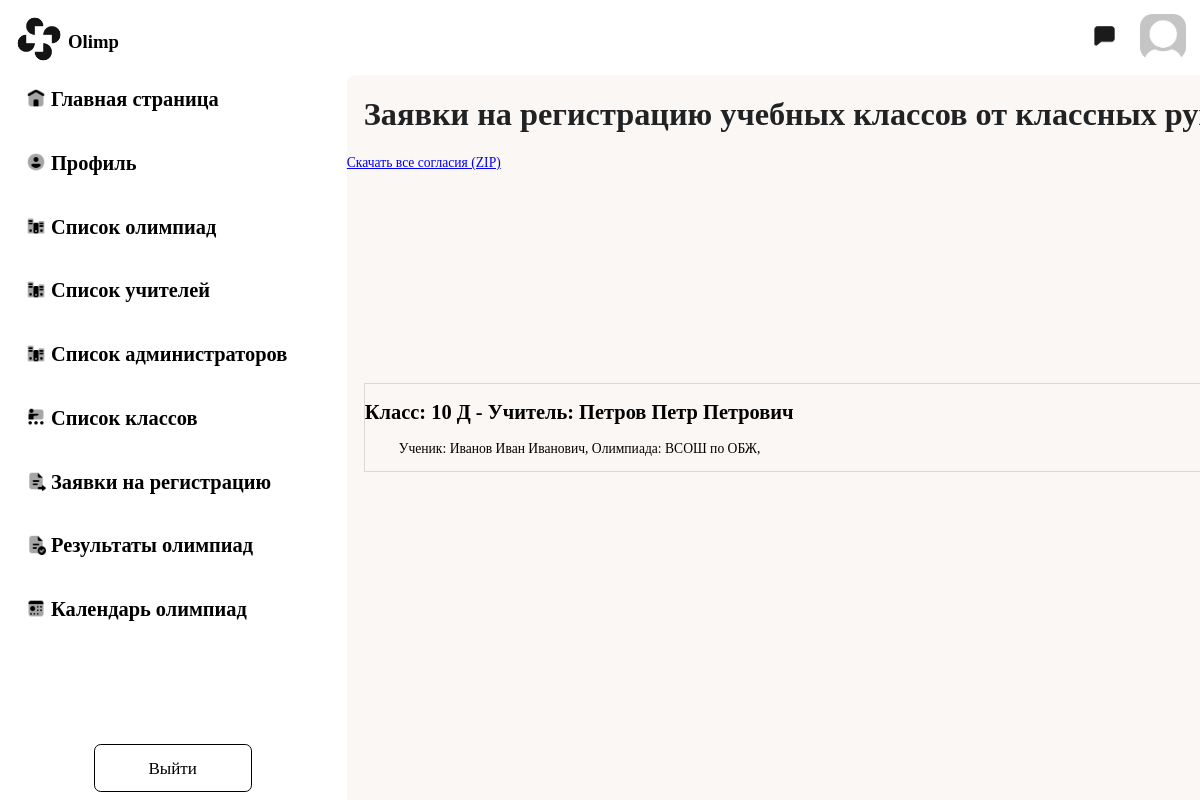
/register/applications/classroom/teachers/ (signed in), run on the app's committed database.
### main/models.py (models this page shows, shortened)
class Classroom(models.Model):
    class Meta:
        verbose_name_plural = "Учебные классы"
        verbose_name = 'Учебный класс'
    number = models.IntegerField('Цифра', blank=True, null=True)
    letter = models.CharField('Буква', max_length=1, blank=True, null=True)
    teacher = models.ForeignKey(to='users.User', blank=True, null=True, on_delete=models.CASCADE,
                                related_name='teacher')
    child = models.ManyToManyField(to='users.User', blank=True, related_name='Child')
    def __str__(self):
        return f'{self.number} {self.letter} - {self.teacher}'

class Olympiad(models.Model):
    class Meta:
        verbose_name_plural = "Олимпиады"
        verbose_name = 'Олимпиада'
    name = models.CharField('Название олимпиады', max_length=256)
    description = models.TextField('Описание олимпиады', blank=True, null=True)
    category = models.ForeignKey(to='categories', on_delete=models.CASCADE, verbose_name='Категория олимпиады',
                                 max_length=256)
    level = models.ForeignKey(to='Level_olympiad', on_delete=models.CASCADE, verbose_name='Название уровня',
                              max_length=256)
    next_stage = models.ForeignKey('Stage', on_delete=models.SET_NULL, null=True, blank=True,
                                   related_name='next_olympiads', verbose_name='Следующий этап')
    stage = models.ForeignKey(to='Stage', on_delete=models.CASCADE, verbose_name='Название этапа', max_length=256)
    subject = models.ForeignKey('Subject', on_delete=models.CASCADE, verbose_name='Название школьного предмета')
    class_olympiad = models.IntegerField('Класс олимпиады')
    date = models.DateField('Дата проведения')
    time = models.TimeField('Время проведения')
    location = models.CharField('Место проведения олимпиады', max_length=256)

### users/models.py (models this page shows, shortened)
class User(AbstractUser):
    class Meta:
        verbose_name_plural = "Пользователи"
        verbose_name = "Пользователь"
    class Gender(models.TextChoices):
        MALE = 'М'
        WOMENS = 'Ж'
    image = models.ImageField(upload_to='users_images', null=True, blank=True)
    surname = models.CharField(
        "Отчество пользователя (при наличии)", max_length=256, blank=True, null=True
    )
    birth_date = models.DateField('Дата рождения', blank=True, null=True)
    gender = models.CharField("Пол учителя", max_length=2, choices=Gender.choices, default=Gender.MALE)
    is_teacher = models.BooleanField("Учитель", default=False, blank=True,
                                     null=True)  # null ИЗМЕНИТЬ НА FALSE когда будет страница регистрации
    is_child = models.BooleanField("Ученик", default=False, blank=True,
                                   null=True)  # null ИЗМЕНИТЬ НА FALSE когда будет страница регистрации
    is_admin = models.BooleanField("Администратор",
                                   default=False, blank=True,
                                   null=True)  # null ИЗМЕНИТЬ НА FALSE когда будет страница регистрации
    classroom_guide = models.ForeignKey('main.Classroom', related_name='classroom_teachers', blank=True,
                                        on_delete=models.CASCADE, null=True)
    subject = models.ManyToManyField(to="main.Subject", verbose_name="Какой предмет ведёт учитель", blank=True)
    post_job_teacher = models.ManyToManyField(to="main.Post", verbose_name="Должность учителя", blank=True)
    classroom = models.ForeignKey(to='main.Classroom', on_delete=models.CASCADE, verbose_name='Класс ученика',
                                  blank=True, null=True)
    def __str__(self):
        if self.is_teacher:
            return f"Учитель: {self.last_name} {self.first_name} {self.surname}"
        elif self.is_admin:
            return f"Администратор: {self.last_name} {self.first_name} {self.surname}"
        elif self.is_child:
            return f"{self.last_name} {self.first_name} {self.surname}"
        else:
            return f"Неизвстная роль: {self.last_name} {self.first_name} {self.surname}"

### register/models.py (models this page shows, shortened)
class Register_admin(models.Model):
    teacher_admin = models.ForeignKey('users.User', on_delete=models.CASCADE, verbose_name='teacher_admin')
    child_admin = models.ForeignKey('users.User', on_delete=models.CASCADE, related_name='child_admin')
    Olympiad_admin = models.ForeignKey('main.Olympiad', on_delete=models.CASCADE, related_name='Olympiad_admin')
    status_admin = models.BooleanField(default=False)
    status_teacher = models.BooleanField(default=False)

### register/views.py (the view)
# urls.py: path('applications/classroom/teachers/', RegisterListClassroom.as_view(),
class RegisterListClassroom(AdminRequiredMixin, View):
    def get(self, request):
        if request.user.is_admin:
            registers = Register_admin.objects.all()
            grouped_registers = {}
            for register in registers:
                classroom = register.child_admin.classroom  # Предполагаем, что у модели child_admin есть поле classroom
                if classroom not in grouped_registers:
                    grouped_registers[classroom] = []
                grouped_registers[classroom].append(register)
            context = {
                'grouped_registers': grouped_registers
            }
            return render(request, 'applications-from-classroom-teachers/register_classroom_admin.html',
                          context)
        else:
            return HttpResponseForbidden()

### users/mixins.py (called while the page is built)
    def dispatch(self, request, *args, **kwargs):
        if not request.user.is_authenticated or not request.user.is_admin:
            raise PermissionDenied
        return super().dispatch(request, *args, **kwargs)

### register/templates/applications-from-classroom-teachers/register_classroom_admin.html (shortened to what this page needs)
<!DOCTYPE html>
{% load static %}
<html lang="en">
<head>
    <link rel="stylesheet" href="{% static 'applications-from-classroom-teachers/applications-from-classroom-teachers.css' %}" id="them">
    <link rel="stylesheet" href="{% static 'header/header.css' %}">
    <link rel="stylesheet" href="{% static 'navbar/navbar.css' %}">
</head>
{% include 'header/header.html' %}
{% include 'navbar/navbar.html' %}
<body>
<div class="main">
    <div class="toptext">
        <h1 class="toptext1">Заявки на регистрацию учебных классов от классных руководителей</h1>
    </div>
    <a href="{% url 'docs:download_applications_zip' %}" class="btn btn-primary">Скачать все согласия (ZIP)</a>
    <div class="mainblock">
        <div class="tablespisok">
            {% for classroom, registers in grouped_registers.items %}
                <h2>Класс: {{ classroom }}</h2>
                <ul>
                    {% for register in registers %}
                        <li>
                            Ученик: {{ register.child_admin }},
                            Олимпиада: {{ register.Olympiad_admin.name }},
                        </li>
                    {% endfor %}
                </ul>
            {% endfor %}
        </div>
    </div>
</div>
</body>
</html>

### static/applications-from-classroom-teachers/applications-from-classroom-teachers.css (style rules this page uses)
html { font-family: Bahnschrift; overflow: hidden; max-width: 100%; max-height: 100%; user-select: none; zoom: 85%; }
li::marker { content: ''; }
.main { position: fixed; background-color: #FBF7F4; width: 100%; height: 100%; margin-left: 400px; border-radius: 10px; }
.toptext { font-family: Bahnschrift; padding-left: 20px; padding-top: 0px; }
.toptext1 { font-family: Bahnschrift; color: #202224; font-size: 38px; }
.tablespisok { border: 1px solid #D9D9D9; margin-left: 20px; width: 1700px; margin-top: 250px; }

### static/navbar/navbar.css (style rules this page uses)
li::marker { content: ''; }

### data on the page
Classroom: number+letter+teacher "10 Д - Учитель: Петров Петр Петрович"
Register_admin: child_admin "Иванов Иван Иванович", Olympiad_admin.name "ВСОШ по ОБЖ"
